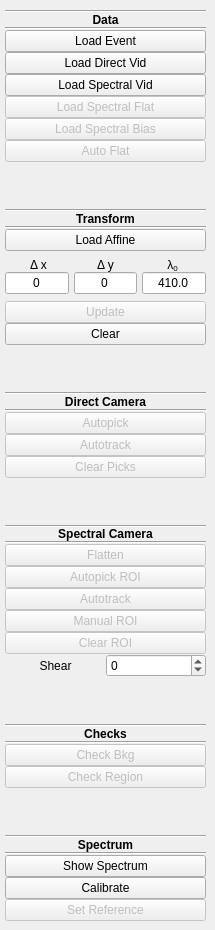
    <widget class="QWidget" name="tab">
     <attribute name="title">
      <string>Setup</string>
     </attribute>
     <widget class="QWidget" name="layoutWidget">
      <property name="geometry">
       <rect>
        <x>5</x>
        <y>10</y>
        <width>201</width>
        <height>911</height>
       </rect>
      </property>
      <layout class="QVBoxLayout" name="verticalLayout_3">
       <property name="spacing">
        <number>0</number>
       </property>
       <property name="sizeConstraint">
        <enum>QLayout::SetDefaultConstraint</enum>
       </property>
       <item>
        <widget class="Line" name="line_12">
         <property name="orientation">
          <enum>Qt::Horizontal</enum>
         </property>
        </widget>
       </item>
       <item>
        <widget class="QLabel" name="label_13">
         <property name="font">
          <font>
           <weight>75</weight>
           <italic>false</italic>
           <bold>true</bold>
          </font>
         </property>
         <property name="text">
          <string>Data</string>
         </property>
         <property name="alignment">
          <set>Qt::AlignCenter</set>
         </property>
        </widget>
       </item>
       <item>
        <widget class="Line" name="line_3">
         <property name="orientation">
          <enum>Qt::Horizontal</enum>
         </property>
        </widget>
       </item>
       <item>
        <widget class="QPushButton" name="LoadEventFile_button">
         <property name="text">
          <string>Load Event</string>
         </property>
        </widget>
       </item>
       <item>
        <widget class="QPushButton" name="UploadDirect_button">
         <property name="text">
          <string>Load Direct Vid</string>
         </property>
        </widget>
       </item>
       <item>
        <widget class="QPushButton" name="UploadSpectral_button">
         <property name="text">
          <string>Load Spectral Vid</string>
         </property>
        </widget>
       </item>
       <item>
        <widget class="QPushButton" name="UploadSpectralFlat_button">
         <property name="enabled">
          <bool>false</bool>
         </property>
         <property name="text">
          <string>Load Spectral Flat</string>
         </property>
        </widget>
       </item>
       <item>
        <widget class="QPushButton" name="UploadSpectralBias_button">
         <property name="enabled">
          <bool>false</bool>
         </property>
         <property name="text">
          <string>Load Spectral Bias</string>
         </property>
        </widget>
       </item>
       <item>
        <widget class="QPushButton" name="AutoSpectralFlat_button">
         <property name="enabled">
          <bool>false</bool>
         </property>
         <property name="text">
          <string>Auto Flat</string>
         </property>
        </widget>
       </item>
       <item>
        <spacer name="verticalSpacer_3">
         <property name="orientation">
          <enum>Qt::Vertical</enum>
         </property>
         <property name="sizeType">
          <enum>QSizePolicy::Expanding</enum>
         </property>
         <property name="sizeHint" stdset="0">
          <size>
           <width>20</width>
           <height>20</height>
          </size>
         </property>
        </spacer>
       </item>
       <item>
        <layout class="QVBoxLayout" name="verticalLayout_9">
         <property name="spacing">
          <number>0</number>
         </property>
         <item>
          <widget class="Line" name="line_9">
           <property name="orientation">
            <enum>Qt::Horizontal</enum>
           </property>
          </widget>
         </item>
         <item>
          <widget class="QLabel" name="label_11">
           <property name="maximumSize">
            <size>
             <width>16777215</width>
             <height>18</height>
            </size>
           </property>
           <property name="font">
            <font>
             <weight>75</weight>
             <bold>true</bold>
            </font>
           </property>
           <property name="text">
            <string>Transform</string>
           </property>
           <property name="alignment">
            <set>Qt::AlignCenter</set>
           </property>
          </widget>
         </item>
         <item>
          <widget class="Line" name="line">
           <property name="orientation">
            <enum>Qt::Horizontal</enum>
           </property>
          </widget>
         </item>
        </layout>
       </item>
       <item>
        <widget class="QPushButton" name="Affine_button">
         <property name="text">
          <string>Load Affine</string>
         </property>
        </widget>
       </item>
       <item>
        <spacer name="verticalSpacer_6">
         <property name="orientation">
          <enum>Qt::Vertical</enum>
         </property>
         <property name="sizeType">
          <enum>QSizePolicy::Fixed</enum>
         </property>
         <property name="sizeHint" stdset="0">
          <size>
           <width>20</width>
           <height>7</height>
          </size>
         </property>
        </spacer>
       </item>
       <item>
        <layout class="QHBoxLayout" name="horizontalLayout_4">
         <item>
          <widget class="QLabel" name="label_39">
           <property name="text">
            <string>&lt;p&gt;&amp;Delta; x&lt;/p&gt;</string>
           </property>
           <property name="alignment">
            <set>Qt::AlignCenter</set>
           </property>
          </widget>
         </item>
         <item>
          <widget class="QLabel" name="label_40">
           <property name="text">
            <string>&lt;p&gt;&amp;Delta; y&lt;/p&gt;</string>
           </property>
           <property name="alignment">
            <set>Qt::AlignCenter</set>
           </property>
          </widget>
         </item>
         <item>
          <widget class="QLabel" name="label_41">
           <property name="text">
            <string>&lt;html&gt;&lt;head/&gt;&lt;body&gt;&lt;p&gt;&lt;span style=&quot; font-size:9pt;&quot;&gt;λ&lt;/span&gt;&lt;span style=&quot; font-size:9pt; vertical-align:sub;&quot;&gt;0&lt;/span&gt;&lt;/p&gt;&lt;/body&gt;&lt;/html&gt;</string>
           </property>
           <property name="alignment">
            <set>Qt::AlignCenter</set>
           </property>
          </widget>
         </item>
        </layout>
       </item>
       <item>
        <layout class="QHBoxLayout" name="horizontalLayout_3">
         <item>
          <widget class="QLineEdit" name="DeltaX_edit">
           <property name="text">
            <string>0</string>
           </property>
           <property name="alignment">
            <set>Qt::AlignCenter</set>
           </property>
          </widget>
         </item>
         <item>
          <spacer name="horizontalSpacer">
           <property name="orientation">
            <enum>Qt::Horizontal</enum>
           </property>
           <property name="sizeType">
            <enum>QSizePolicy::Fixed</enum>
           </property>
           <property name="sizeHint" stdset="0">
            <size>
             <width>5</width>
             <height>10</height>
            </size>
           </property>
          </spacer>
         </item>
         <item>
          <widget class="QLineEdit" name="DeltaY_edit">
           <property name="text">
            <string>0</string>
           </property>
           <property name="alignment">
            <set>Qt::AlignCenter</set>
           </property>
          </widget>
         </item>
         <item>
          <spacer name="horizontalSpacer_2">
           <property name="orientation">
            <enum>Qt::Horizontal</enum>
           </property>
           <property name="sizeType">
            <enum>QSizePolicy::Fixed</enum>
           </property>
           <property name="sizeHint" stdset="0">
            <size>
             <width>5</width>
             <height>10</height>
            </size>
           </property>
          </spacer>
         </item>
         <item>
          <widget class="QLineEdit" name="nm0_edit">
           <property name="text">
            <string>410.0</string>
           </property>
           <property name="alignment">
            <set>Qt::AlignCenter</set>
           </property>
          </widget>
         </item>
        </layout>
       </item>
       <item>
        <spacer name="verticalSpacer_7">
         <property name="orientation">
          <enum>Qt::Vertical</enum>
         </property>
         <property name="sizeType">
          <enum>QSizePolicy::Fixed</enum>
         </property>
         <property name="sizeHint" stdset="0">
          <size>
           <width>20</width>
           <height>7</height>
          </size>
         </property>
        </spacer>
       </item>
       <item>
        <widget class="QPushButton" name="UpdateAffine_button">
         <property name="enabled">
          <bool>false</bool>
         </property>
         <property name="text">
          <string>Update</string>
         </property>
        </widget>
       </item>
       <item>
        <widget class="QPushButton" name="ClearAffine_button">
         <property name="text">
          <string>Clear</string>
         </property>
        </widget>
       </item>
       <item>
        <spacer name="verticalSpacer_2">
         <property name="orientation">
          <enum>Qt::Vertical</enum>
         </property>
         <property name="sizeType">
          <enum>QSizePolicy::Expanding</enum>
         </property>
         <property name="sizeHint" stdset="0">
          <size>
           <width>20</width>
           <height>20</height>
          </size>
         </property>
        </spacer>
       </item>
       <item>
        <layout class="QVBoxLayout" name="verticalLayout_2">
         <property name="spacing">
          <number>0</number>
         </property>
         <item>
          <widget class="Line" name="line_8">
           <property name="orientation">
            <enum>Qt::Horizontal</enum>
           </property>
          </widget>
         </item>
         <item>
          <widget class="QLabel" name="label_10">
           <property name="maximumSize">
            <size>
             <width>16777215</width>
             <height>18</height>
            </size>
           </property>
           <property name="font">
            <font>
             <weight>75</weight>
             <bold>true</bold>
            </font>
           </property>
           <property name="text">
            <string>Direct Camera</string>
           </property>
           <property name="alignment">
            <set>Qt::AlignCenter</set>
           </property>
          </widget>
         </item>
         <item>
          <widget class="Line" name="line_2">
           <property name="orientation">
            <enum>Qt::Horizontal</enum>
           </property>
          </widget>
         </item>
        </layout>
       </item>
       <item>
        <widget class="QPushButton" name="AutoPickDirect_button">
         <property name="enabled">
          <bool>false</bool>
         </property>
         <property name="text">
          <string>Autopick</string>
         </property>
        </widget>
       </item>
       <item>
        <widget class="QPushButton" name="AutoTrackDirect_button">
         <property name="enabled">
          <bool>false</bool>
         </property>
         <property name="text">
          <string>Autotrack</string>
         </property>
        </widget>
       </item>
       <item>
        <widget class="QPushButton" name="ClearPicksDirect_button">
         <property name="enabled">
          <bool>false</bool>
         </property>
         <property name="text">
          <string>Clear Picks</string>
         </property>
        </widget>
       </item>
       <item>
        <spacer name="verticalSpacer">
         <property name="orientation">
          <enum>Qt::Vertical</enum>
         </property>
         <property name="sizeType">
          <enum>QSizePolicy::Expanding</enum>
         </property>
         <property name="sizeHint" stdset="0">
          <size>
           <width>20</width>
           <height>20</height>
          </size>
         </property>
        </spacer>
       </item>
       <item>
        <layout class="QVBoxLayout" name="verticalLayout">
         <property name="spacing">
          <number>0</number>
         </property>
         <item>
          <widget class="Line" name="line_6">
           <property name="maximumSize">
            <size>
             <width>16777215</width>
             <height>2</height>
            </size>
           </property>
           <property name="orientation">
            <enum>Qt::Horizontal</enum>
           </property>
          </widget>
         </item>
         <item>
          <widget class="QLabel" name="label_9">
           <property name="maximumSize">
            <size>
             <width>16777215</width>
             <height>18</height>
            </size>
           </property>
           <property name="font">
            <font>
             <weight>75</weight>
             <bold>true</bold>
            </font>
           </property>
           <property name="text">
            <string>Spectral Camera</string>
           </property>
           <property name="alignment">
            <set>Qt::AlignCenter</set>
           </property>
          </widget>
         </item>
         <item>
          <widget class="Line" name="line_7">
           <property name="orientation">
            <enum>Qt::Horizontal</enum>
           </property>
          </widget>
         </item>
        </layout>
       </item>
       <item>
        <widget class="QPushButton" name="FlattenSpectral_button">
         <property name="enabled">
          <bool>false</bool>
         </property>
         <property name="text">
          <string>Flatten</string>
         </property>
         <property name="flat">
          <bool>false</bool>
         </property>
        </widget>
       </item>
       <item>
        <widget class="QPushButton" name="AutoPick_button">
         <property name="enabled">
          <bool>false</bool>
         </property>
         <property name="text">
          <string>Autopick ROI</string>
         </property>
        </widget>
       </item>
       <item>
        <widget class="QPushButton" name="AutoTrackSpectral_button">
         <property name="enabled">
          <bool>false</bool>
         </property>
         <property name="text">
          <string>Autotrack</string>
         </property>
        </widget>
       </item>
       <item>
        <widget class="QPushButton" name="SelectSpectralRegion_button">
         <property name="enabled">
          <bool>false</bool>
         </property>
         <property name="text">
          <string>Manual ROI</string>
         </property>
        </widget>
       </item>
       <item>
        <widget class="QPushButton" name="ClearSpectralRegion_button">
         <property name="enabled">
          <bool>false</bool>
         </property>
         <property name="text">
          <string>Clear ROI</string>
         </property>
        </widget>
       </item>
       <item>
        <layout class="QHBoxLayout" name="horizontalLayout_19">
         <item>
          <widget class="QLabel" name="label_43">
           <property name="text">
            <string>Shear</string>
           </property>
           <property name="alignment">
            <set>Qt::AlignCenter</set>
           </property>
          </widget>
         </item>
         <item>
          <widget class="QSpinBox" name="SpectralShear_rollbox">
           <property name="wrapping">
            <bool>true</bool>
           </property>
           <property name="minimum">
            <number>-300</number>
           </property>
           <property name="maximum">
            <number>300</number>
           </property>
           <property name="singleStep">
            <number>10</number>
           </property>
          </widget>
         </item>
        </layout>
       </item>
       <item>
        <spacer name="verticalSpacer_4">
         <property name="orientation">
          <enum>Qt::Vertical</enum>
         </property>
         <property name="sizeType">
          <enum>QSizePolicy::Expanding</enum>
         </property>
         <property name="sizeHint" stdset="0">
          <size>
           <width>20</width>
           <height>20</height>
          </size>
         </property>
        </spacer>
       </item>
       <item>
        <layout class="QVBoxLayout" name="verticalLayout_10">
         <property name="spacing">
          <number>0</number>
         </property>
         <item>
          <widget class="Line" name="line_11">
           <property name="orientation">
            <enum>Qt::Horizontal</enum>
           </property>
          </widget>
         </item>
         <item>
          <widget class="QLabel" name="label_12">
           <property name="maximumSize">
            <size>
             <width>16777215</width>
             <height>18</height>
            </size>
           </property>
           <property name="font">
            <font>
             <weight>75</weight>
             <bold>true</bold>
            </font>
           </property>
           <property name="text">
            <string>Checks</string>
           </property>
           <property name="alignment">
            <set>Qt::AlignCenter</set>
           </property>
          </widget>
         </item>
         <item>
          <widget class="Line" name="line_10">
           <property name="orientation">
            <enum>Qt::Horizontal</enum>
           </property>
          </widget>
         </item>
        </layout>
       </item>
       <item>
        <widget class="QPushButton" name="CheckSpectralBackground_button">
         <property name="enabled">
          <bool>false</bool>
         </property>
         <property name="text">
          <string>Check Bkg</string>
         </property>
        </widget>
       </item>
       <item>
        <widget class="QPushButton" name="CheckSpectralRegion_button">
         <property name="enabled">
          <bool>false</bool>
         </property>
         <property name="text">
          <string>Check Region</string>
         </property>
        </widget>
       </item>
       <item>
        <spacer name="verticalSpacer_5">
         <property name="orientation">
          <enum>Qt::Vertical</enum>
         </property>
         <property name="sizeHint" stdset="0">
          <size>
           <width>20</width>
           <height>40</height>
          </size>
         </property>
        </spacer>
       </item>
       <item>
        <widget class="Line" name="line_14">
         <property name="orientation">
          <enum>Qt::Horizontal</enum>
         </property>
        </widget>
       </item>
       <item>
        <widget class="QLabel" name="label_14">
         <property name="font">
          <font>
           <weight>75</weight>
           <bold>true</bold>
          </font>
         </property>
         <property name="text">
          <string>Spectrum</string>
         </property>
         <property name="alignment">
          <set>Qt::AlignCenter</set>
         </property>
        </widget>
       </item>
       <item>
        <widget class="Line" name="line_13">
         <property name="orientation">
          <enum>Qt::Horizontal</enum>
         </property>
        </widget>
       </item>
       <item>
        <widget class="QPushButton" name="MeasuredSpec_button">
         <property name="enabled">
          <bool>true</bool>
         </property>
         <property name="sizePolicy">
          <sizepolicy hsizetype="Minimum" vsizetype="Fixed">
           <horstretch>0</horstretch>
           <verstretch>0</verstretch>
          </sizepolicy>
         </property>
         <property name="maximumSize">
          <size>
           <width>16777215</width>
           <height>40</height>
          </size>
         </property>
         <property name="text">
          <string>Show Spectrum</string>
         </property>
        </widget>
       </item>
       <item>
        <widget class="QPushButton" name="CalibrateSpectrum_button">
         <property name="enabled">
          <bool>true</bool>
         </property>
         <property name="text">
          <string>Calibrate</string>
         </property>
        </widget>
       </item>
       <item>
        <widget class="QPushButton" name="SetReference_button">
         <property name="enabled">
          <bool>false</bool>
         </property>
         <property name="text">
          <string>Set Reference</string>
         </property>
         <property name="checkable">
          <bool>true</bool>
         </property>
         <property name="autoDefault">
          <bool>false</bool>
         </property>
         <property name="default">
          <bool>false</bool>
         </property>
         <property name="flat">
          <bool>false</bool>
         </property>
        </widget>
       </item>
      </layout>
     </widget>
    </widget>
